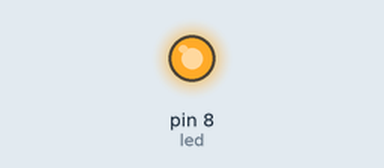
This sketch was run on a simulated Arduino Uno, built with avr-gcc and run on an emulated ATmega328P. Shown: output pins drawn as LEDs (lit = HIGH).

Above: at 0.1 s.
At 0.6 s:
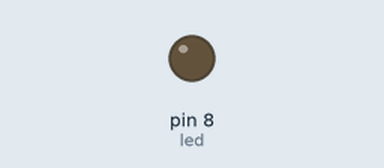
Timing chart, 0 to 2.1 s (numbered marks = the images above):
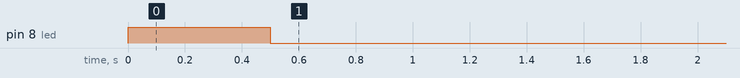

The sketch:

Control_BT_Led.ino
```cpp
//Control de led mediante bluetooth.

#include <SoftwareSerial.h>

SoftwareSerial miBT(2,3);   //Rx, Tx
int DATO;// = 0;
int led = 8;

void setup() {
  Serial.begin(9600);
  miBT.begin(38400);  //Velocidad de comunic. por defecto para el módulo bluetooth
  pinMode(led, OUTPUT);
  digitalWrite(led, HIGH);
  delay(500);
  digitalWrite(led, LOW);
  miBT.println("Listo");
  miBT.println("led apagado");
  miBT.println("Usa los numeros: 1, 2");
}

void loop() {

  if (miBT.available()) {

    DATO = miBT.read();
    if (DATO == '1'){
      digitalWrite(led, HIGH);
      miBT.println("led on");
    }
    if (DATO == '2'){
      digitalWrite(led, LOW);
      miBT.println("led off");
    }
  }

  }
```
